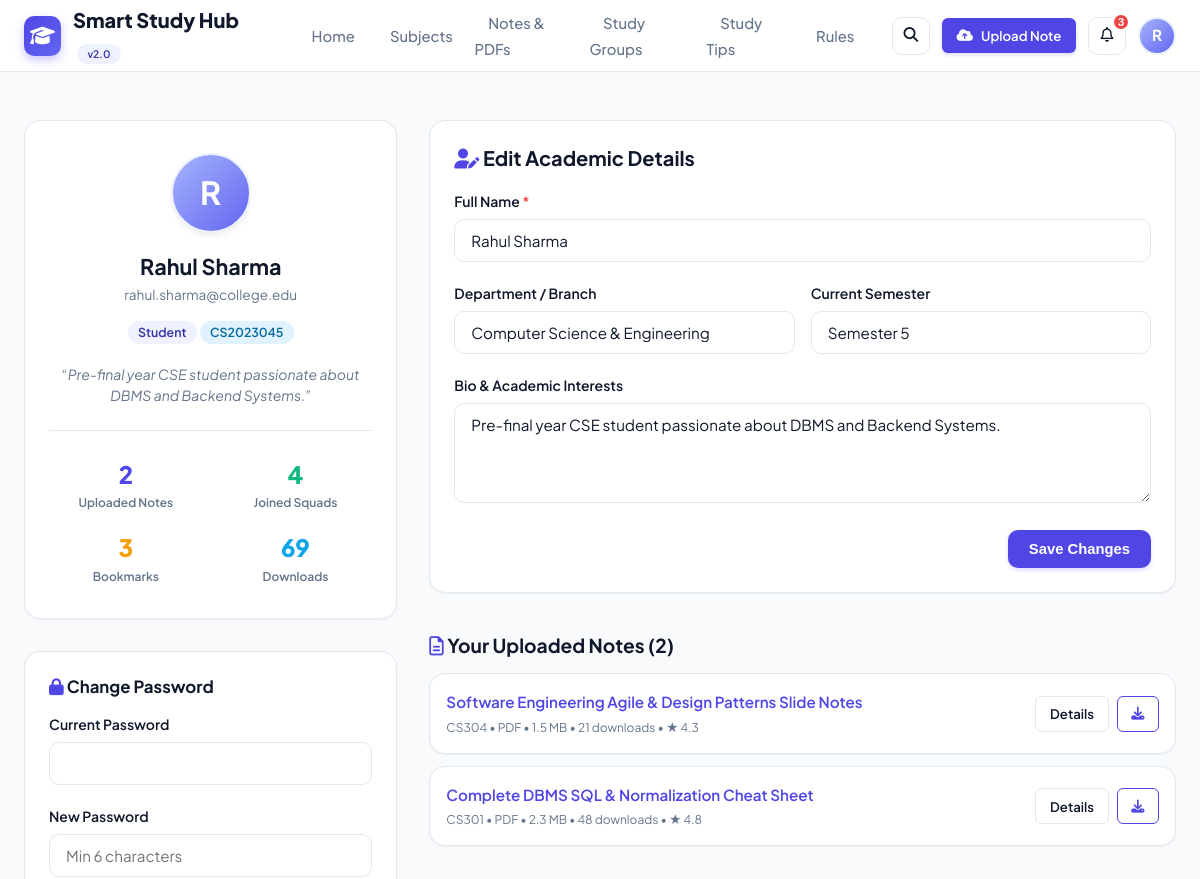
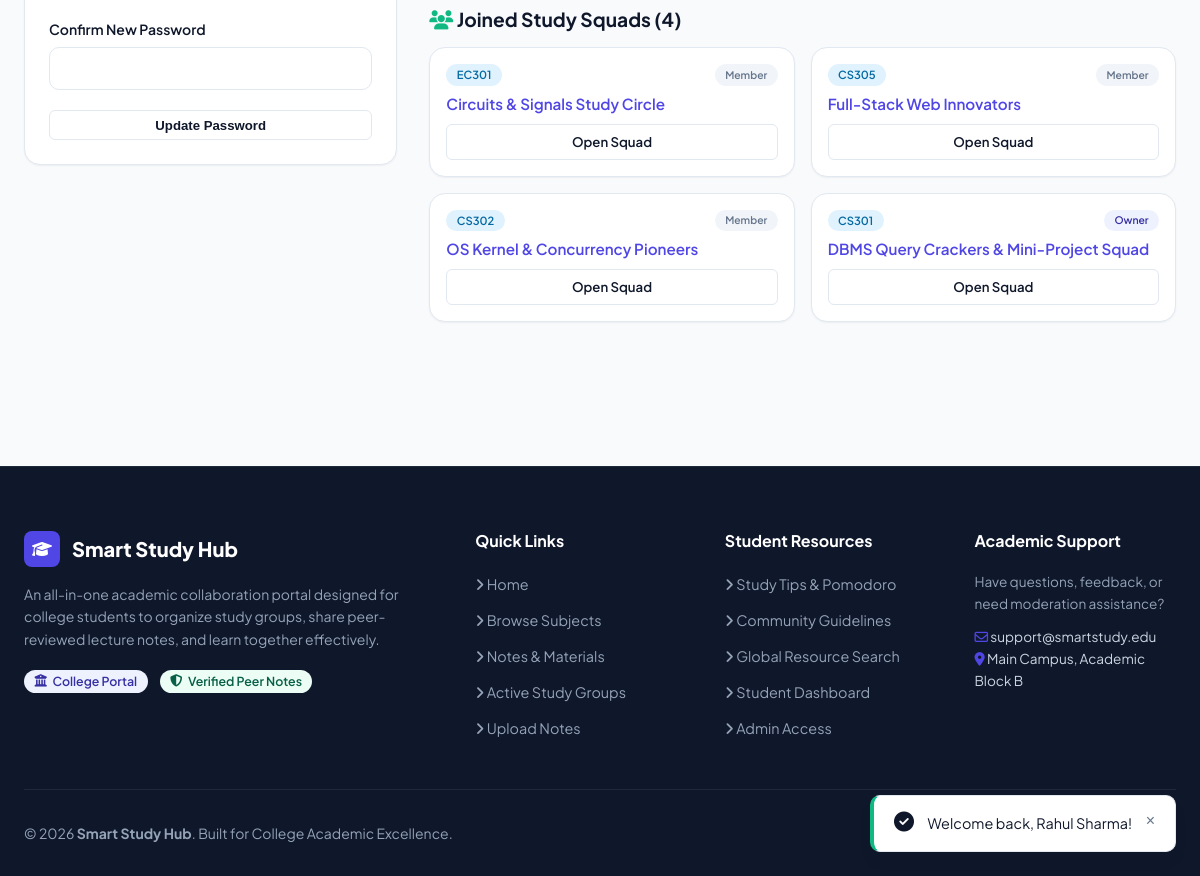
The app's page /profile.php (signed in) with its own data (2 pictures, top to bottom).
### tables this page shows
CREATE TABLE IF NOT EXISTS `users` (
  `id` INT AUTO_INCREMENT PRIMARY KEY,
  `name` VARCHAR(100) NOT NULL,
  `email` VARCHAR(150) NOT NULL UNIQUE,
  `student_id` VARCHAR(50) NOT NULL,
  `department` VARCHAR(100) NOT NULL,
  `semester` VARCHAR(20) NOT NULL,
  `password` VARCHAR(255) NOT NULL,
  `role` ENUM('student', 'admin') DEFAULT 'student',
  `profile_image` VARCHAR(255) DEFAULT 'default_avatar.png',
  `bio` TEXT DEFAULT NULL,
  `status` ENUM('active', 'suspended') DEFAULT 'active',
  `created_at` TIMESTAMP DEFAULT CURRENT_TIMESTAMP
);

CREATE TABLE IF NOT EXISTS `notes` (
  `id` INT AUTO_INCREMENT PRIMARY KEY,
  `user_id` INT NOT NULL,
  `subject_id` INT NOT NULL,
  `title` VARCHAR(200) NOT NULL,
  `description` TEXT,
  `tags` VARCHAR(255) DEFAULT NULL,
  `file_name` VARCHAR(255) NOT NULL,
  `file_path` VARCHAR(255) NOT NULL,
  `file_type` VARCHAR(50) NOT NULL,
  `file_size` INT NOT NULL,
  `downloads` INT DEFAULT 0,
  `average_rating` DECIMAL(3,2) DEFAULT 0.00,
  `created_at` TIMESTAMP DEFAULT CURRENT_TIMESTAMP,
  INDEX (`user_id`),
  INDEX (`subject_id`),
  CONSTRAINT `fk_notes_user` FOREIGN KEY (`user_id`) REFERENCES `users` (`id`) ON DELETE CASCADE,
  CONSTRAINT `fk_notes_subject` FOREIGN KEY (`subject_id`) REFERENCES `subjects` (`id`) ON DELETE CASCADE
);

CREATE TABLE IF NOT EXISTS `subjects` (
  `id` INT AUTO_INCREMENT PRIMARY KEY,
  `subject_code` VARCHAR(20) NOT NULL UNIQUE,
  `subject_name` VARCHAR(150) NOT NULL,
  `department` VARCHAR(100) NOT NULL,
  `semester` VARCHAR(20) NOT NULL,
  `description` TEXT,
  `created_at` TIMESTAMP DEFAULT CURRENT_TIMESTAMP
);

CREATE TABLE IF NOT EXISTS `group_members` (
  `id` INT AUTO_INCREMENT PRIMARY KEY,
  `group_id` INT NOT NULL,
  `user_id` INT NOT NULL,
  `role` ENUM('owner', 'member') DEFAULT 'member',
  `joined_at` TIMESTAMP DEFAULT CURRENT_TIMESTAMP,
  UNIQUE KEY `unique_group_member` (`group_id`, `user_id`),
  CONSTRAINT `fk_members_group` FOREIGN KEY (`group_id`) REFERENCES `study_groups` (`id`) ON DELETE CASCADE,
  CONSTRAINT `fk_members_user` FOREIGN KEY (`user_id`) REFERENCES `users` (`id`) ON DELETE CASCADE
);

CREATE TABLE IF NOT EXISTS `study_groups` (
  `id` INT AUTO_INCREMENT PRIMARY KEY,
  `creator_id` INT NOT NULL,
  `subject_id` INT NOT NULL,
  `group_name` VARCHAR(150) NOT NULL,
  `description` TEXT,
  `department` VARCHAR(100) NOT NULL,
  `semester` VARCHAR(20) NOT NULL,
  `max_members` INT DEFAULT 10,
  `meeting_preference` ENUM('Online', 'Offline', 'Both') DEFAULT 'Online',
  `status` ENUM('active', 'archived') DEFAULT 'active',
  `created_at` TIMESTAMP DEFAULT CURRENT_TIMESTAMP,
  INDEX (`creator_id`),
  INDEX (`subject_id`),
  CONSTRAINT `fk_groups_creator` FOREIGN KEY (`creator_id`) REFERENCES `users` (`id`) ON DELETE CASCADE,
  CONSTRAINT `fk_groups_subject` FOREIGN KEY (`subject_id`) REFERENCES `subjects` (`id`) ON DELETE CASCADE
);

### profile.php (the view, shortened to what the rows shown need)
<?php
require_once __DIR__ . '/config/database.php';
require_once __DIR__ . '/includes/functions.php';
require_once __DIR__ . '/includes/auth.php';
$pdo = getDBConnection();
$userId = (int)getCurrentUserId();
$stmt = $pdo->prepare("SELECT * FROM users WHERE id = ?");
$stmt->execute([$userId]);
$user = $stmt->fetch();
$userNotes = $pdo->query("
    SELECT n.*, s.subject_code, s.subject_name
    FROM notes n
    JOIN subjects s ON n.subject_id = s.id
    WHERE n.user_id = $userId
    ORDER BY n.created_at DESC
")->fetchAll();
$userGroups = $pdo->query("
    SELECT g.*, s.subject_code, s.subject_name, gm.role as member_role
    FROM group_members gm
    JOIN study_groups g ON gm.group_id = g.id
    JOIN subjects s ON g.subject_id = s.id
    WHERE gm.user_id = $userId
    ORDER BY gm.joined_at DESC
")->fetchAll();
require_once __DIR__ . '/includes/header.php';
?>
<div class="container" style="padding-top: 3rem; padding-bottom: 4rem;">
    <div style="display: grid; grid-template-columns: 1fr 2fr; gap: 2rem;">
        <div>
            <div class="card" style="text-align: center; padding: 2rem 1.5rem; margin-bottom: 2rem;">
                <div class="avatar" style="width: 80px; height: 80px; font-size: 2rem; margin: 0 auto 1.25rem; box-shadow: var(--shadow-md);">
                    <?= strtoupper(substr($user['name'], 0, 1)) ?>
                </div>
                <h2 style="font-size: 1.35rem; margin-bottom: 0.25rem;"><?= e($user['name']) ?></h2>
                <div class="text-muted" style="font-size: 0.85rem; margin-bottom: 0.75rem;">
                    <?= e($user['email']) ?>
                </div>
                <div>
                    <span class="badge badge-primary"><?= ucfirst(e($user['role'])) ?></span>
                    <span class="badge badge-secondary"><?= e($user['student_id']) ?></span>
                </div>
                <?php if (!empty($user['bio'])): ?>
                    <p style="font-size: 0.875rem; color: var(--text-muted); margin-top: 1.25rem; line-height: 1.5; font-style: italic;">
                        &ldquo;<?= e($user['bio']) ?>&rdquo;
                    </p>
                <?php endif; ?>
                <div style="margin-top: 1.5rem; padding-top: 1.5rem; border-top: 1px solid var(--border); display: grid; grid-template-columns: repeat(2, 1fr); gap: 1rem;">
                    <div>
                    </div>
                    <div>
                    </div>
                    <div>
                    </div>
                    <div>
                    </div>
                </div>
            </div>
        </div>
        <div>
            <div class="card" style="margin-bottom: 2.5rem;">
                <form method="POST" action="<?= BASE_URL ?>/profile.php">
                    <div class="form-group">
                        <label class="form-label" for="name">Full Name <span class="text-danger">*</span></label>
                        <input type="text" name="name" id="name" class="form-control" value="<?= e($user['name']) ?>" required>
                    </div>
                    <div style="display: grid; grid-template-columns: 1fr 1fr; gap: 1rem;">
                        <div class="form-group">
                            <label class="form-label" for="department">Department / Branch</label>
                            <input type="text" name="department" id="department" class="form-control" value="<?= e($user['department']) ?>" required>
                        </div>
                        <div class="form-group">
                            <label class="form-label" for="semester">Current Semester</label>
                            <input type="text" name="semester" id="semester" class="form-control" value="<?= e($user['semester']) ?>" required>
                        </div>
                    </div>
                    <div class="form-group">
                        <label class="form-label" for="bio">Bio & Academic Interests</label>
                        <textarea name="bio" id="bio" class="form-control" rows="3" placeholder="Share your academic interests, subjects you love, or what you're working on..."><?= e($user['bio']) ?></textarea>
                    </div>
                </form>
            </div>
            <div style="margin-bottom: 2.5rem;">
                <?php if (empty($userNotes)): ?>
                    <p class="text-muted" style="font-size: 0.9rem;">You haven't uploaded any notes yet.</p>
                <?php else: ?>
                    <div style="display: flex; flex-direction: column; gap: 0.75rem;">
                        <?php foreach ($userNotes as $un): ?>
                            <div class="card" style="padding: 1rem; flex-direction: row; justify-content: space-between; align-items: center;">
                                <div>
                                    <div class="font-semibold" style="font-size: 0.95rem;">
                                        <a href="<?= BASE_URL ?>/note_details.php?id=<?= $un['id'] ?>"><?= e($un['title']) ?></a>
                                    </div>
                                    <div class="text-muted" style="font-size: 0.75rem; margin-top: 3px;">
                                        <?= e($un['subject_code']) ?> &bull; <?= strtoupper($un['file_type']) ?> &bull; <?= formatBytes((int)$un['file_size']) ?> &bull; <?= $un['downloads'] ?> downloads &bull; ★ <?= number_format((float)$un['average_rating'], 1) ?>
                                    </div>
                                </div>
                                <div style="display: flex; gap: 0.5rem;">
                                    <a href="<?= BASE_URL ?>/note_details.php?id=<?= $un['id'] ?>" class="btn btn-sm btn-secondary">Details</a>
                                    <a href="<?= BASE_URL ?>/download.php?id=<?= $un['id'] ?>" class="btn btn-sm btn-outline-primary"><i class="fas fa-download"></i></a>
                                </div>
                            </div>
                        <?php endforeach; ?>
                    </div>
                <?php endif; ?>
            </div>
            <div>
                <?php if (empty($userGroups)): ?>
                    <p class="text-muted" style="font-size: 0.9rem;">You haven't joined any study squad yet.</p>
                <?php else: ?>
                    <div style="display: grid; grid-template-columns: 1fr 1fr; gap: 1rem;">
                        <?php foreach ($userGroups as $ug): ?>
                            <div class="card" style="padding: 1rem;">
                                <div style="display: flex; justify-content: space-between; margin-bottom: 0.35rem;">
                                    <span class="badge badge-secondary" style="font-size: 0.7rem;"><?= e($ug['subject_code']) ?></span>
                                    <span class="badge <?= $ug['member_role'] === 'owner' ? 'badge-primary' : 'badge-neutral' ?>" style="font-size: 0.65rem;">
                                        <?= ucfirst(e($ug['member_role'])) ?>
                                    </span>
                                </div>
                                <div class="font-semibold" style="font-size: 0.95rem; margin-bottom: 0.5rem;">
                                    <a href="<?= BASE_URL ?>/group.php?id=<?= $ug['id'] ?>"><?= e($ug['group_name']) ?></a>
                                </div>
                                <a href="<?= BASE_URL ?>/group.php?id=<?= $ug['id'] ?>" class="btn btn-sm btn-secondary" style="margin-top: auto;">Open Squad</a>
                            </div>
                        <?php endforeach; ?>
                    </div>
                <?php endif; ?>
            </div>
        </div>
    </div>
</div>
<?php require_once __DIR__ . '/includes/footer.php'; ?>

### includes/header.php (shortened to what the rows shown need)
<?php
require_once __DIR__ . '/../config/database.php';
require_once __DIR__ . '/functions.php';
require_once __DIR__ . '/auth.php';
$currentUser = getCurrentUser();
$unreadNotifCount = 0;
if ($currentUser) {
    $db = getDBConnection();
    $unreadNotifCount = getUnreadNotificationCount($db, $currentUser['id']);
}
?>
<!DOCTYPE html>
<html lang="en">
<head>
    <link rel="stylesheet" href="https://cdnjs.cloudflare.com/ajax/libs/font-awesome/6.4.0/css/all.min.css">
    <link rel="stylesheet" href="<?= BASE_URL ?>/assets/css/style.css">
</head>
<body>
<header class="navbar">
    <div class="container">
        <div class="navbar-actions">
            <?php if ($currentUser): ?>
                <a href="<?= BASE_URL ?>/upload_note.php" class="btn btn-sm btn-primary">
                    <i class="fas fa-cloud-upload-alt"></i> Upload Note
                </a>
                <div class="dropdown">
                    <button type="button" class="btn btn-icon btn-secondary" data-toggle="dropdown" title="Notifications">
                        <i class="far fa-bell"></i>
                        <?php if ($unreadNotifCount > 0): ?>
                            <span class="notification-badge"><?= $unreadNotifCount ?></span>
                        <?php endif; ?>
                    </button>
                </div>
                <div class="dropdown">
                    <div class="avatar" data-toggle="dropdown" title="<?= e($currentUser['name']) ?>">
                        <?= strtoupper(substr($currentUser['name'], 0, 1)) ?>
                    </div>
                </div>
            <?php endif; ?>
        </div>
    </div>
</header>
<main>

### records on screen
users: name "R", name "Rahul Sharma", email "rahul.sharma@college.edu", role "Student", student "CS2023045", bio "Pre-final year CSE student passionate about DBMS and Backend Systems.", department "Computer Science & Engineering", semester "Semester 5"
notes: title "Software Engineering Agile & Design Patterns Slide Notes", subject.subject_code "CS304", file_type "PDF", file_size "1.5 MB", downloads "21", average_rating "4.3"
notes: title "Complete DBMS SQL & Normalization Cheat Sheet", subject.subject_code "CS301", file_type "PDF", file_size "2.3 MB", downloads "48", average_rating "4.8"
group_members: subjects.subject_code "EC301", role "Member", group.group_name "Circuits & Signals Study Circle"
group_members: subjects.subject_code "CS305", role "Member", group.group_name "Full-Stack Web Innovators"
group_members: subjects.subject_code "CS302", role "Member", group.group_name "OS Kernel & Concurrency Pioneers"
group_members: subjects.subject_code "CS301", role "Owner", group.group_name "DBMS Query Crackers & Mini-Project Squad"

### other values on screen
$unreadNotifCount "3"
$noteCount "2"
$groupCount "4"
$bookmarkCount "3"
$downloadCount "69"
count($userNotes) "2"
count($userGroups) "4"
